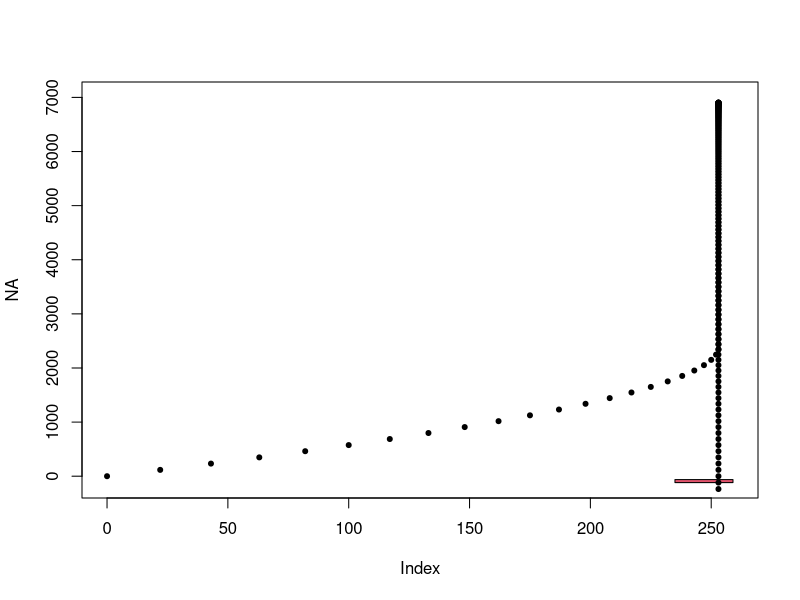

The R script that drew this image:


xmin = 235
xmax = 259
ymin = -118
ymax = -62

#####
## Analytical solution

## N(N+1)/2  between 235 and 259 ->  x_move_0 = 22
## y_move_0+1 = -ymin    -> y_move_0 = 117


x_move_0 = 22
y_move_0 = 117

res = 117*118/2

res

##Answer is 6903

###Plotting

x = 0
y = 0

vx = x
vy = y

x_move = x_move_0
y_move = y_move_0


while(x<=xmax & y>=ymin){
	x = x + x_move
	y = y + y_move
	x_move = x_move - sign(x_move)
	y_move = y_move -1
	vx = c(vx,x)
	vy = c(vy,y)
	cat("Position: x:",x,"\ty:",y,"\n")
}


plot(NA,xlim = c(0,xmax), ylim =c(ymin,7000), type = "n")
polygon(x=c(xmin,xmax,xmax,xmin),y=c(ymin,ymin,ymax,ymax),col=2)
points(vx,vy, pch = 20)

